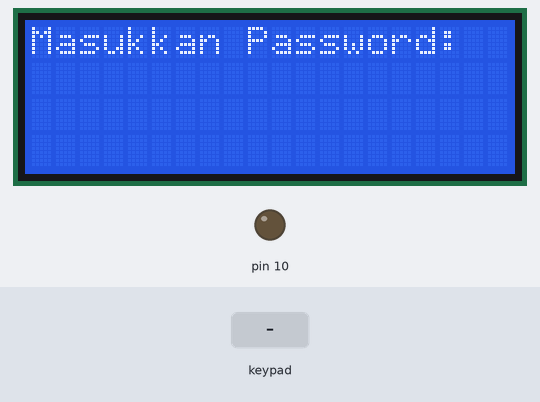
This sketch was run on a simulated Arduino Uno, built with avr-gcc and run on an emulated ATmega328P. Parts: 20×4 character LCD, output pins drawn as LEDs (lit = HIGH). The inputs (shaded band) are chosen by the test bench. What the sketch prints to the serial monitor is not drawn.

Above: at 1.2 s.
1.3 s: keypad keys 5 7 5 8 pressed 0.4 s apart
At 3.2 s:
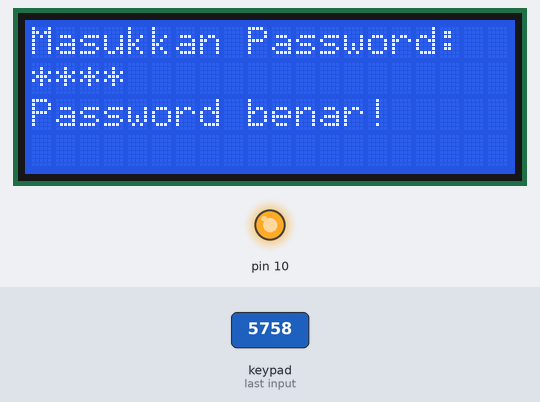
5.9 s: keypad keys 9 8 7 6 # pressed 0.4 s apart
At 7.5 s:
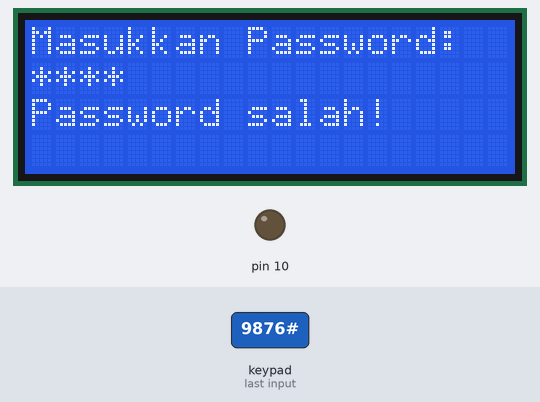
10.6 s: key 'A' pressed
At 11.1 s:
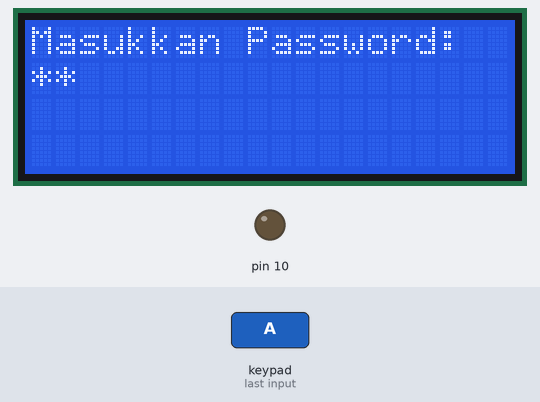
12.1 s: key '1' pressed
13.6 s: key '2' pressed
At 14.9 s:
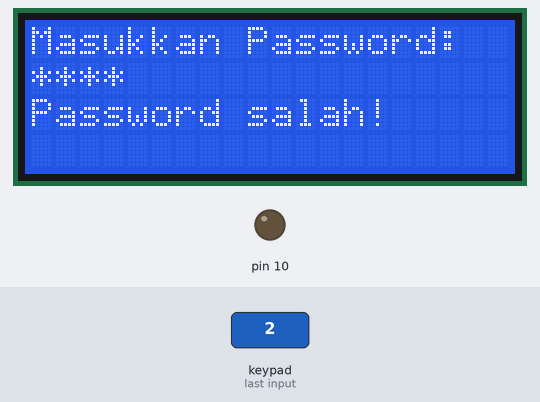
16.6 s: key '3' pressed
At 17.0 s:
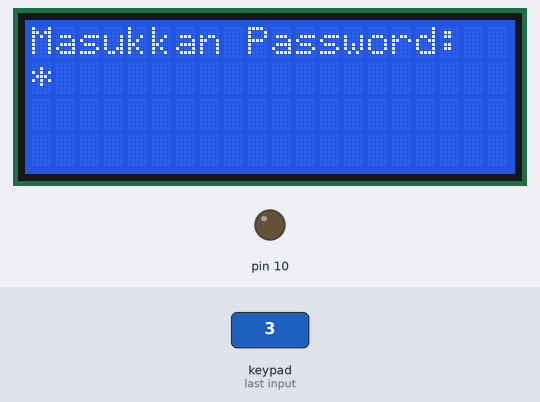
Timing chart, 0 to 19.1 s (numbered marks = the images above; inputs shaded):
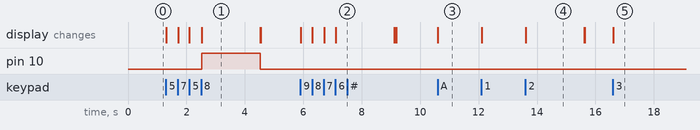

Measured:
- after the input at 1.3 s, pin 10: LOW → HIGH after 1.2 s, → LOW 2.0 s later; the display: first changes at once (image 1 shows a later state)
- after the input at 5.9 s, the display: first changes at once (image 2 shows a later state)
- after the input at 10.6 s, the display: changes at once (image 3)
- after the input at 13.6 s, the display: changes at once (image 4)
- after the input at 16.6 s, the display: changes at once (image 5)
- what the display in image 1 shows lasts 2.0 s, from 2.5 s to 4.5 s

The sketch:

source_code_indikator_password.ino
```cpp
#include <Keypad.h>

const byte numRows= 4; //baris pada keypad
const byte numCols= 4; //Kolom pada keypad

/*keymap mendefinisikan tombol ditekan sesuai
dengan baris dan kolom seperti muncul pada keypad*/
char keymap[numRows][numCols]=
{
{'1', '2', '3', 'A'},
{'4', '5', '6', 'B'},
{'7', '8', '9', 'C'},
{'*', '0', '#', 'D'}
};


byte rowPins[numRows]= {9,8,7,6};
byte colPins[numCols]= {5,4,3,2};


Keypad myKeypad= Keypad(makeKeymap(keymap), rowPins, colPins, numRows, numCols);


#include <LiquidCrystal_I2C.h>
LiquidCrystal_I2C lcd(0x27,20,4);\


int i = 0;
char master[] = "5758";

void setup()
{
  lcd.init();
  lcd.backlight();
  Serial.begin(9600);
  pinMode(10, OUTPUT);
  pinMode(11, INPUT);
}
void loop()
{
  static char input[5]; // Array untuk menyimpan input, termasuk null terminator
  static byte count = 0; // Jumlah karakter yang telah diinput

  lcd.setCursor(0,0 );
  lcd.print("Masukkan Password:");

  char key = myKeypad.getKey();
  if (key){
    if (count < 4){
      lcd.setCursor(count, 1);
      lcd.print("*");
      input[count++] = key;
      Serial.print("Tombol yang ditekan: ");
      Serial.println(key);
    }
    if (count == 4){
      input[count] = '\0';
      Serial.print("Input selesai: ");
      Serial.println(input);
      // Membandingkan input dengan expected password
      lcd.setCursor(0, 2);
      if (strcmp(input, master) == 0) {
        lcd.print("Password benar!");
        digitalWrite(10, HIGH);
        delay(2000);
        digitalWrite(10, LOW);
        // Lakukan tindakan yang diinginkan ketika password benar
      } else {
        lcd.print("Password salah!");
        digitalWrite(11, HIGH);
        delay(2000);
        digitalWrite(11, LOW);
        // Lakukan tindakan yang diinginkan ketika password salah
      }
      lcd.clear();
      count = 0;
    }
  }
}
```
